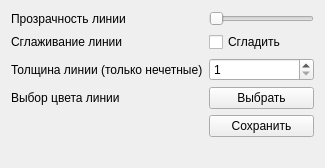
<?xml version="1.0" encoding="UTF-8"?>
<ui version="4.0">
 <class>LineSettings</class>
 <widget class="QWidget" name="LineSettings">
  <property name="geometry">
   <rect>
    <x>0</x>
    <y>0</y>
    <width>325</width>
    <height>168</height>
   </rect>
  </property>
  <property name="windowTitle">
   <string>Form</string>
  </property>
  <layout class="QFormLayout" name="formLayout">
   <item row="0" column="0">
    <widget class="QLabel" name="label">
     <property name="text">
      <string>Прозрачность линии</string>
     </property>
    </widget>
   </item>
   <item row="1" column="1">
    <widget class="QCheckBox" name="isSmoothing">
     <property name="text">
      <string>Сгладить</string>
     </property>
    </widget>
   </item>
   <item row="1" column="0">
    <widget class="QLabel" name="label_2">
     <property name="text">
      <string>Сглаживание линии</string>
     </property>
    </widget>
   </item>
   <item row="2" column="0">
    <widget class="QLabel" name="label_3">
     <property name="text">
      <string>Толщина линии (только нечетные)</string>
     </property>
    </widget>
   </item>
   <item row="2" column="1">
    <widget class="QSpinBox" name="thinkChoose">
     <property name="minimum">
      <number>1</number>
     </property>
     <property name="maximum">
      <number>15</number>
     </property>
     <property name="singleStep">
      <number>2</number>
     </property>
    </widget>
   </item>
   <item row="3" column="1">
    <widget class="QPushButton" name="colorChoose">
     <property name="text">
      <string>Выбрать</string>
     </property>
    </widget>
   </item>
   <item row="3" column="0">
    <widget class="QLabel" name="label_4">
     <property name="text">
      <string>Выбор цвета линии</string>
     </property>
    </widget>
   </item>
   <item row="0" column="1">
    <widget class="QSlider" name="tChoose">
     <property name="maximum">
      <number>100</number>
     </property>
     <property name="orientation">
      <enum>Qt::Horizontal</enum>
     </property>
    </widget>
   </item>
   <item row="5" column="1">
    <widget class="QPushButton" name="Sawe">
     <property name="text">
      <string>Сохранить</string>
     </property>
    </widget>
   </item>
  </layout>
 </widget>
 <resources/>
 <connections/>
</ui>
